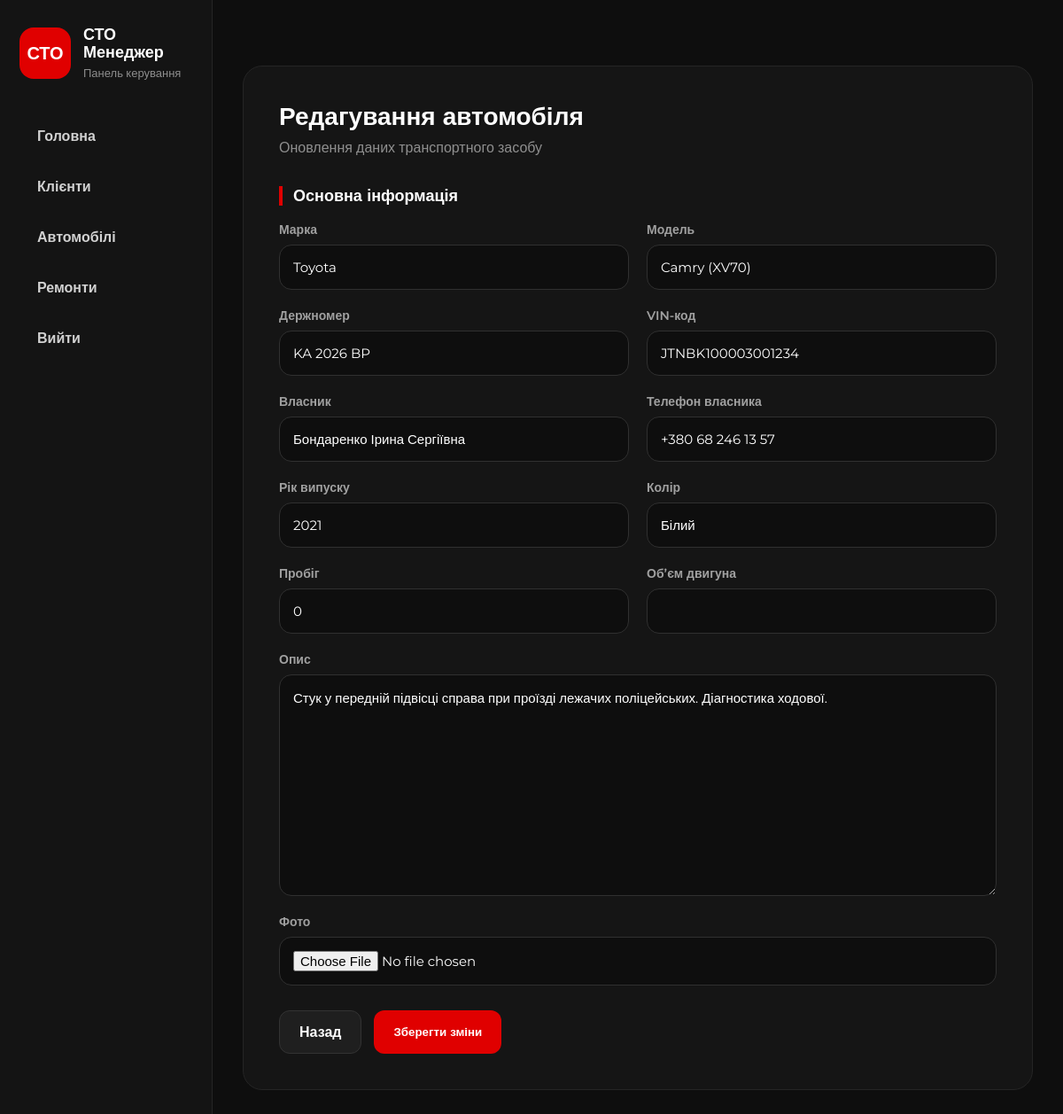
The app's page /cars/2/edit/ with its own data.
### cars/models.py (models this page shows, shortened)
class Car(models.Model):
    class Transmission(models.TextChoices):
        MANUAL = 'manual', 'Механічна'
        AUTOMATIC = 'automatic', 'Автоматична'
        ROBOT = 'robot', 'Роботизована'
        VARIATOR = 'variator', 'Варіатор'
    class FuelType(models.TextChoices):
        PETROL = 'petrol', 'Бензин'
        DIESEL = 'diesel', 'Дизель'
        ELECTRIC = 'electric', 'Електро'
        HYBRID = 'hybrid', 'Гібрид'
        GAS = 'gas', 'Газ'
    owner = models.ForeignKey(
        Client,
        on_delete=models.CASCADE,
        related_name='cars',
        verbose_name="Власник",
        null=True,
        blank=True
    )
    make = models.CharField(
        max_length=100,
        verbose_name="Марка"
    )
    model_name = models.CharField(
        max_length=100,
        verbose_name="Модель"
    )
    license_plate = models.CharField(
        max_length=20,
        blank=True,
        verbose_name="Держномер"
    )
    vin = models.CharField(
        max_length=17,
        unique=True,
        verbose_name="VIN-код",
        validators=[MinLengthValidator(17)]
    )
    owner_name = models.CharField(
        max_length=100,
        verbose_name="ПІБ власника",
        blank=True
    )
    year = models.PositiveIntegerField(
        verbose_name="Рік випуску",
        validators=[
            MinValueValidator(1900),
            MaxValueValidator(datetime.date.today().year + 1)
        ],
        help_text="Використовуйте формат: <YYYY>"
    )
    color = models.CharField(
        max_length=50,
        verbose_name="Колір"
    )
    transmission = models.CharField(
        max_length=20,
        choices=Transmission.choices,
        default=Transmission.AUTOMATIC,
        verbose_name="Коробка передач"
    )
    fuel_type = models.CharField(
        max_length=20,
        choices=FuelType.choices,
        default=FuelType.PETROL,
        verbose_name="Тип пального"
    )
    mileage = models.PositiveIntegerField(
        default=0,
        verbose_name="Пробіг (км)"
    )
    engine_volume = models.DecimalField(
        max_digits=4,
        decimal_places=1,
        blank=True,
        null=True,
        verbose_name="Об'єм двигуна (л)"
    )
    description = models.TextField(
        blank=True,
        verbose_name="Опис"
    )
    main_image = models.ImageField(
        upload_to='cars/%Y/%m/',
        blank=True,
        null=True,
        verbose_name="Фото"
    )
    is_published = models.BooleanField(
        default=True,
        verbose_name="Опубліковано"
    )
    created_at = models.DateTimeField(
        auto_now_add=True,
        verbose_name="Дата додавання"
    )
    updated_at = models.DateTimeField(
        auto_now=True,
        verbose_name="Дата оновлення"
    )
    class Meta:
        verbose_name = "Автомобіль"
        verbose_name_plural = "Автомобілі"
        ordering = ['-created_at']

### cars/views.py (the view)
# urls.py: path('<int:car_id>/edit/', views.edit_car_view, name='edit_car'),
def edit_car_view(request, car_id):
    car = get_object_or_404(Car, id=car_id)
    if request.method == 'POST':
        form = CarForm(request.POST, request.FILES, instance=car)
        if form.is_valid():
            car = form.save(commit=False)
            owner_phone = form.cleaned_data.get('owner_phone', '')
            owner_name = form.cleaned_data.get('owner_name', '')
            if owner_phone:
                if car.owner:
                    car.owner.full_name = owner_name
                    car.owner.phone = owner_phone
                    car.owner.save()
                else:
                    client, created = Client.objects.get_or_create(
                        phone=owner_phone,
                        defaults={'full_name': owner_name}
                    )
                    if not created:
                        client.full_name = owner_name
                        client.save()
                    car.owner = client
            car.save()
            messages.success(request, 'Дані автомобіля успішно оновлено.')
            return redirect('car_detail', car_id=car.id)
    else:
        form = CarForm(instance=car)
    return render(request, 'cars/edit_car.html', {
        'form': form,
        'car': car
    })

### cars/forms.py
class CarForm(forms.ModelForm):
    owner_phone = forms.CharField(
        label='Телефон власника',
        required=False
    )
    class Meta:
        model = Car
        fields = [
            'make',
            'model_name',
            'license_plate',
            'vin',
            'owner_name',
            'year',
            'color',
            'mileage',
            'engine_volume',
            'description',
            'main_image'
        ]
        labels = {
            'make': 'Марка',
            'model_name': 'Модель',
            'license_plate': 'Держномер',
            'vin': 'VIN-код',
            'owner_name': 'Власник',
            'year': 'Рік випуску',
            'color': 'Колір',
            'mileage': 'Пробіг',
            'engine_volume': 'Обʼєм двигуна',
            'description': 'Опис',
            'main_image': 'Фото',
        }
    def __init__(self, *args, **kwargs):
        super().__init__(*args, **kwargs)
        if self.instance and self.instance.owner:
            self.fields['owner_phone'].initial = self.instance.owner.phone

### cars/templates/cars/edit_car.html (shortened to what this page needs)
{% extends 'base.html' %}
{% block content %}
<div class="form-card">
    <h2>Редагування автомобіля</h2>
    <p>Оновлення даних транспортного засобу</p>
    <form method="post" enctype="multipart/form-data">
        <div class="form-section-title">Основна інформація</div>
        <div class="form-grid">
            <div class="form-group">
                <label>{{ form.make.label }}</label>
                {{ form.make }}
            </div>
            <div class="form-group">
                <label>{{ form.model_name.label }}</label>
                {{ form.model_name }}
            </div>
            <div class="form-group">
                <label>{{ form.license_plate.label }}</label>
                {{ form.license_plate }}
            </div>
            <div class="form-group">
                <label>{{ form.vin.label }}</label>
                {{ form.vin }}
            </div>
            <div class="form-group">
                <label>{{ form.owner_name.label }}</label>
                {{ form.owner_name }}
            </div>
            <div class="form-group">
                <label>{{ form.owner_phone.label }}</label>
                {{ form.owner_phone }}
            </div>
            <div class="form-group">
                <label>{{ form.year.label }}</label>
                {{ form.year }}
            </div>
            <div class="form-group">
                <label>{{ form.color.label }}</label>
                {{ form.color }}
            </div>
            <div class="form-group">
                <label>{{ form.mileage.label }}</label>
                {{ form.mileage }}
            </div>
            <div class="form-group">
                <label>{{ form.engine_volume.label }}</label>
                {{ form.engine_volume }}
            </div>
            <div class="form-group full">
                <label>{{ form.description.label }}</label>
                {{ form.description }}
            </div>
            <div class="form-group full">
                <label>{{ form.main_image.label }}</label>
                {{ form.main_image }}
            </div>
        </div>
        <div class="form-actions">
            <a href="{% url 'car_list' %}" class="btn-secondary">Назад</a>
            <button type="submit" class="btn-primary">Зберегти зміни</button>
        </div>
    </form>
</div>
{% endblock %}

### static/css/style.css (style rules this page uses)
* { margin: 0; padding: 0; box-sizing: border-box; }
html { width: 100%; min-height: 100%; scroll-behavior: smooth; }
body { width: 100%; min-height: 100vh; background: #0e0e0e; color: #ffffff; font-family: 'Montserrat', sans-serif; overflow-x: hidden; }
a { color: inherit; text-decoration: none; }
button, input, textarea, select { font-family: 'Montserrat', sans-serif; }
button { cursor: pointer; }
.btn-primary, .btn-secondary { min-height: 48px; padding: 14px 22px; border-radius: 12px; font-weight: 800; border: none; cursor: pointer; display: inline-flex; align-items: center; justify-content: center; transition: 0.2s; white-space: nowrap; }
.btn-primary { background: #e00000; color: #ffffff; }
.btn-secondary { background: #1f1f1f; border: 1px solid #333333; color: #ffffff; }
.form-card { max-width: 980px; width: 100%; margin: 40px auto; background: #151515; border: 1px solid #252525; border-radius: 22px; padding: 40px; }
.form-card h2 { font-size: 28px; line-height: 1.15; margin-bottom: 8px; }
.form-card p { color: #8f8f8f; line-height: 1.45; margin-bottom: 28px; }
.form-section-title { margin: 32px 0 18px; color: #ffffff; font-size: 18px; font-weight: 900; border-left: 4px solid #e00000; padding-left: 12px; }
.form-grid { display: grid; grid-template-columns: 1fr 1fr; gap: 20px; }
.form-group { display: flex; flex-direction: column; gap: 8px; }
.form-group.full { grid-column: 1 / -1; }
label { color: #a0a0a0; font-weight: 600; font-size: 14px; }
input, textarea, select { width: 100%; background: #0e0e0e; border: 1px solid #303030; color: #ffffff; padding: 15px; border-radius: 14px; font-size: 15px; }
textarea { min-height: 150px; resize: vertical; white-space: pre-wrap; overflow-wrap: break-word; word-break: break-word; line-height: 1.45; }
.form-actions { margin-top: 28px; display: flex; gap: 14px; }

### records on screen
Car: make "Toyota", model_name "Camry (XV70)", license_plate "KA 2026 BP", vin "JTNBK100003001234", owner_name "Бондаренко Ірина Сергіївна", year "2021", color "Білий", mileage "0", description "Стук у передній підвісці справа при проїзді лежачих поліцейських. Діагностика ходової."
